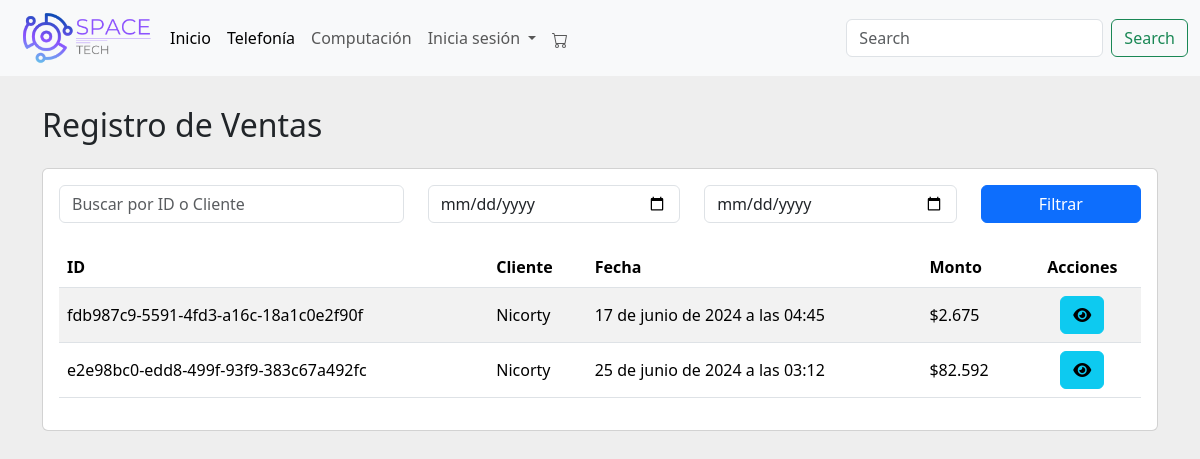
The page /gestion_ventas/ on the database as committed earlier.
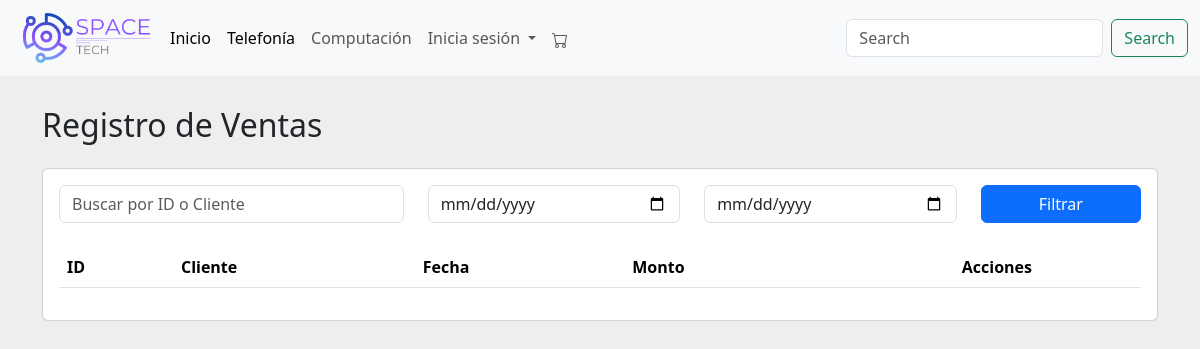
The same page on the database as committed later.
### menu/models.py (models this page shows, shortened)
class Venta(models.Model):
    id = models.AutoField(primary_key=True)
    usuario = models.ForeignKey(Usuario, on_delete=models.CASCADE)
    id_boleta = models.CharField(max_length=30)
    fecha = models.DateTimeField(default=timezone.now)
    subtotal = models.DecimalField(max_digits=10, decimal_places=2)
    iva = models.DecimalField(max_digits=10, decimal_places=2)
    total = models.DecimalField(max_digits=10, decimal_places=2)

class Usuario(models.Model):
    ROLE_CHOICES = [
        ('ADMIN', 'Administrador'),
        ('BODEGA', 'Bodeguero'),
        ('CLIENT', 'Cliente'),
    ]
    nombre_usuario = models.CharField(max_length=30)
    nombre = models.CharField(max_length=30)
    apellido = models.CharField(max_length=30)
    email = models.EmailField(unique=True)
    tfno = models.CharField(max_length=8, verbose_name="Telefono")
    clave = models.CharField(max_length=30)
    confirmar_clave = models.CharField(max_length=30)
    direccion = models.CharField(max_length=255, verbose_name="Dirección", null=True, blank=True)
    role = models.CharField(max_length=6, choices=ROLE_CHOICES)

### menu/views.py (the view)
# urls.py: path('gestion_ventas/', views.gestion_ventas, name='gestion_ventas'),
def gestion_ventas(request):
    query = request.GET.get('q')
    date_from = request.GET.get('date_from')
    date_to = request.GET.get('date_to')
    ventas = Venta.objects.select_related('usuario').all()
    if query:
        ventas = ventas.filter(Q(usuario__nombre_usuario__icontains=query) | Q(id_boleta__icontains=query))
    if date_from:
        ventas = ventas.filter(fecha__gte=date_from)
    if date_to:
        ventas = ventas.filter(fecha__lte=date_to)
    context = {'ventas': ventas}
    return render(request, 'gestion_ventas.html', context)

### menu/context_processors.py (called while the page is built)
def carrito_items_count(request):
    if request.user.is_authenticated:
        try:
            carrito = Carrito.objects.get(usuario=request.user)
            count = CarritoItem.objects.filter(carrito=carrito).count()
        except Carrito.DoesNotExist:
            count = 0
    else:
        count = 0
    return {
        'carrito_items_count': count
    }

### menu/templatetags/custom_filters.py (called while the page is built)
@register.filter(name='format_price')
def format_price(value):
    return "${:,.0f}".format(value).replace(',', '.')

### menu/templates/gestion_ventas.html (shortened to what this page needs)
<!DOCTYPE html>
<html lang="es">
{% load custom_filters %}
{% load static %}
<head>
    <link href="https://cdn.jsdelivr.net/npm/bootstrap@5.3.3/dist/css/bootstrap.min.css" rel="stylesheet">
    <link rel="stylesheet" href="https://cdnjs.cloudflare.com/ajax/libs/font-awesome/5.15.4/css/all.min.css">
</head>
<body>
    {% include "plantilla/menu.html" %}
    <div class="container">
        <h2 class="mb-4">Registro de Ventas</h2>
        <div class="card">
            <div class="card-body">
                <form method="get" class="mb-4">
                    <div class="row">
                        <div class="col-md-4">
                            <input type="text" name="q" class="form-control" placeholder="Buscar por ID o Cliente" value="{{ request.GET.q }}">
                        </div>
                        <div class="col-md-3">
                            <input type="date" name="date_from" class="form-control" placeholder="Fecha desde" value="{{ request.GET.date_from }}">
                        </div>
                        <div class="col-md-3">
                            <input type="date" name="date_to" class="form-control" placeholder="Fecha hasta" value="{{ request.GET.date_to }}">
                        </div>
                        <div class="col-md-2">
                            <button type="submit" class="btn btn-primary w-100">Filtrar</button>
                        </div>
                    </div>
                </form>
                <div class="table-responsive">
                    <table class="table table-striped">
                        <thead>
                            <tr>
                                <th>ID</th>
                                <th>Cliente</th>
                                <th>Fecha</th>
                                <th>Monto</th>
                                <th class="table-actions">Acciones</th>
                            </tr>
                        </thead>
                        <tbody>
                            {% for venta in ventas %}
                            <tr>
                                <td>{{ venta.id_boleta }}</td>
                                <td>{{ venta.usuario.nombre_usuario }}</td>
                                <td>{{ venta.fecha }}</td>
                                <td>{{ venta.total|format_price }}</td>
                                <td class="table-actions">
                                    <button class="btn btn-info btn-icon" data-bs-toggle="modal" data-bs-target="#detalleVentaModal" data-id="{{ venta.id }}" title="Ver Detalles"><i class="fas fa-eye"></i></button>
                                </td>
                            </tr>
                            {% endfor %}
                        </tbody>
                    </table>
                </div>
            </div>
        </div>
    </div>
</body>
</html>

Rows that differ between the two databases and show on the page:
removed Venta: id_boleta "fdb987c9-5591-4fd3-a16c-18a1c0e2f90f", usuario.nombre_usuario "Nicorty", fecha "17 de junio de 2024 a las 04:45", total "$2.675"
removed Venta: id_boleta "e2e98bc0-edd8-499f-93f9-383c67a492fc", usuario.nombre_usuario "Nicorty", fecha "25 de junio de 2024 a las 03:12", total "$82.592"
